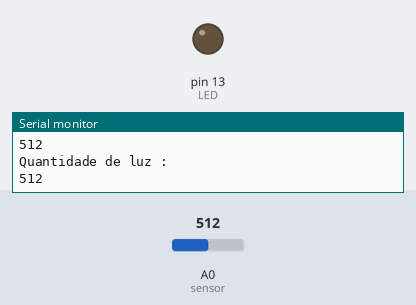
This sketch was run on a simulated Arduino Uno, built with avr-gcc and run on an emulated ATmega328P. Parts: output pins drawn as LEDs (lit = HIGH), the last lines printed to the serial monitor. The inputs (shaded band) are chosen by the test bench; at power-on: A0 (sensor) = 512.

Above: at 1.8 s.
1.9 s: A0 (sensor) set to 487
At 3.1 s:
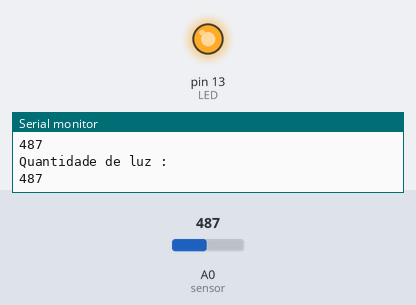
3.5 s: A0 (sensor) set to 510
At 4.7 s:
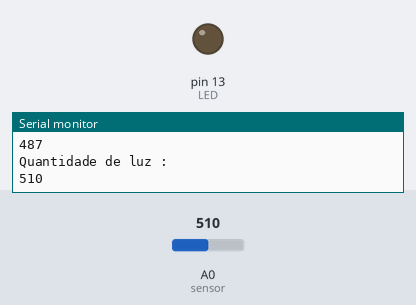
5.5 s: A0 (sensor) set to 490
At 7.4 s:
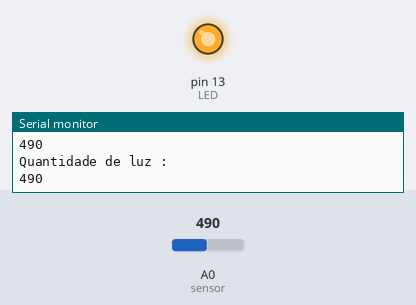
Timing chart, 0 to 8.9 s (numbered marks = the images above; inputs shaded):
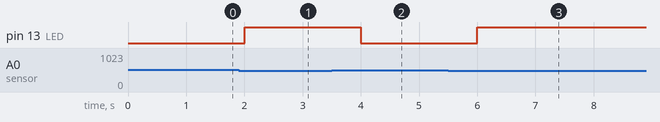

The sketch:

luz.ino
```cpp
int LED = 13; // define o pino de entrada do led

void setup() {
  pinMode(LED, OUTPUT); //Inicia o led
  Serial.begin(9600);  //define a faixa de comunicaçao com o serial.
}


void loop() {
  digitalWrite(LED, LOW); //desliga o led
  int value = analogRead(A0); //faz a leitura da quatidade de luz atraves do sensor no pino A0
  Serial.println("Quantidade de luz : ");  // mostra o texto
  Serial.println(value); //mostra a quantidade de luz capitada pelo sensor

if(value < 500) {  // verifica a condiçao para o acionamento do buzzer e do led
   digitalWrite(LED, HIGH); //liga o led
}

  delay(1000); //espera 1 segundo para fazer uma nova leitura

}
```

Measured:
- the behaviour switches between 500 and 499 on A0 (sensor) (found by bisection; images 0 and 1)
- after the input at 1.9 s, pin 13 (LED): LOW → HIGH after 0.10 s
- after the input at 3.5 s, pin 13 (LED): HIGH → LOW after 0.50 s
- after the input at 5.5 s, pin 13 (LED): LOW → HIGH after 0.50 s
